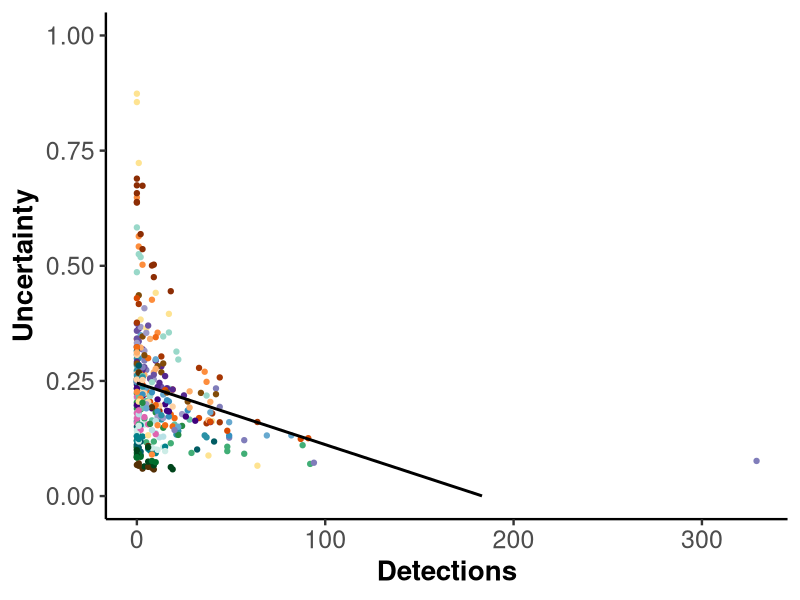
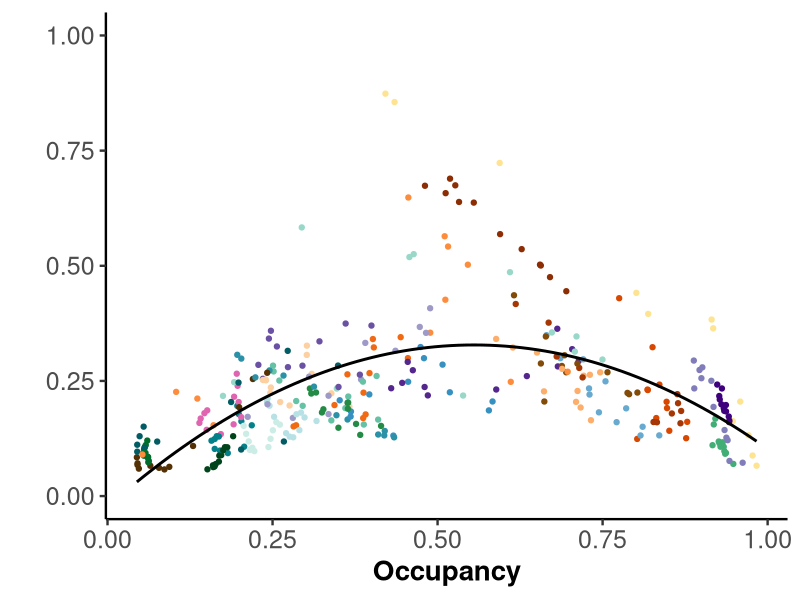
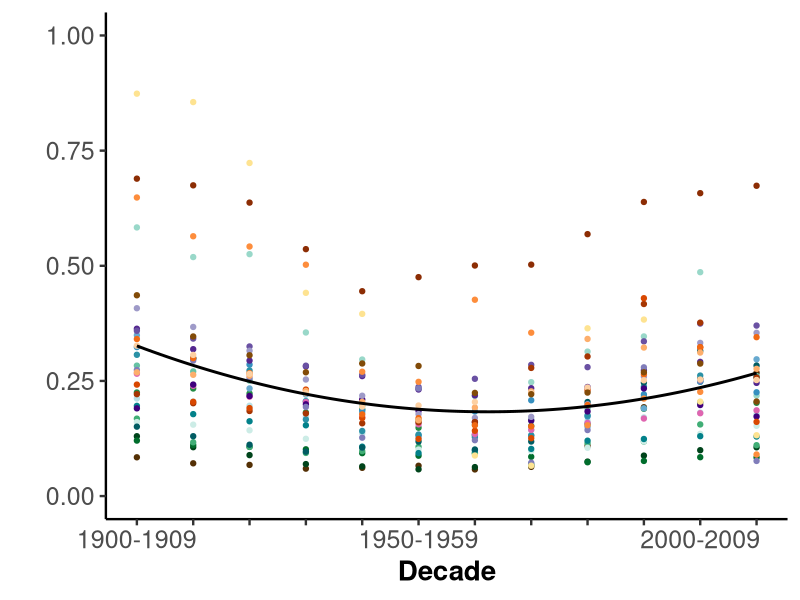
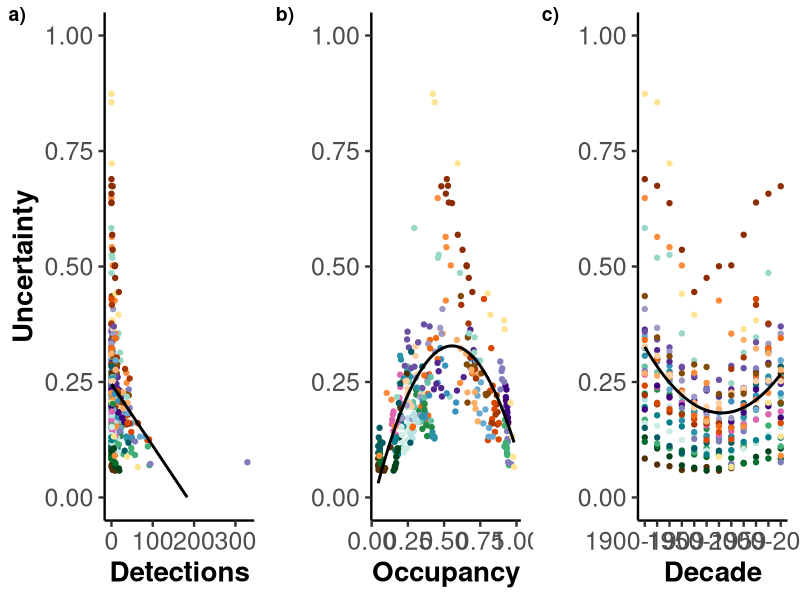

Generate these figures, in order, with R:
## ---- chunk 1
knitr::opts_chunk$set(echo = TRUE)
## ---- chunk 2
library(ggplot2)
library(cowplot)
## ---- chunk 3
df <- read.csv("../data/ci_decades.csv", sep=",", header = TRUE)
## ---- chunk 4
(Obs<- ggplot(aes(y=SD.breadth, x=Detections, color=Species), data = df)+ 
   geom_point() +
   scale_color_manual(values = c("#543005", "#00441B", "#006D2C", "#238B45", 
                                 "#41AE76", "#66C2A4", "#99D8C9", "#CCECE6", 
                                 "#B8E1E6", "#67A9CF", "#3690C0", "#2A91A6", 
                                 "#02818A", "#015C63", "#DF65B0", "#3F007D",
                                 "#54278F", "#6A51A3", "#807DBA", "#9E9AC8",
                                 "#FEE391", "#8C2D04", "#A63603", "#D94801",
                                 "#F16913", "#FD8D3C", "#FDAE6B", "#FDD0A2",
                                 "#824B08")) +
   geom_smooth(method="lm", se = FALSE, colour = "black") +
   theme_classic(base_size = 18) +
   ylim(0,1)+
   ylab("Uncertainty") +
   xlab("Detections") + 
   theme(legend.title = element_blank(),
         legend.position = "none",
         legend.text = element_text(face = "italic"), 
         panel.border = element_blank(),
         panel.grid.major = element_blank(),
         panel.grid.minor = element_blank(),
         # Change axis line
         axis.line = element_line(colour = "black"),
         #legend.position = "none",
         axis.text=element_text(size=18),
         axis.title=element_text(size=20,face="bold")) +
   guides(fill=guide_legend(keywidth=0.4,
         keyheight=0.1,
         default.unit="inch")
 ))
## ---- chunk 5
(Occ<- ggplot(aes(y=SD.breadth, x=Mean.occupancy, color=Species), data = df)+ 
   geom_point() +
   scale_color_manual(values = c("#543005", "#00441B", "#006D2C", "#238B45", 
                                 "#41AE76", "#66C2A4", "#99D8C9", "#CCECE6", 
                                 "#B8E1E6", "#67A9CF", "#3690C0", "#2A91A6", 
                                 "#02818A", "#015C63", "#DF65B0", "#3F007D",
                                 "#54278F", "#6A51A3", "#807DBA", "#9E9AC8",
                                 "#FEE391", "#8C2D04", "#A63603", "#D94801",
                                 "#F16913", "#FD8D3C", "#FDAE6B", "#FDD0A2",
                                 "#824B08")) +
   geom_smooth(colour = "black", method = lm, formula = y ~ x + I(x^2), se = FALSE) +
   theme_classic(base_size = 18) +
   ylim(0,1)+
   ylab("") +
   xlab("Occupancy") + 
   theme(legend.title = element_blank(),
         legend.position = "none",
         legend.text = element_text(face = "italic"), 
         panel.border = element_blank(),
         panel.grid.major = element_blank(),
         panel.grid.minor = element_blank(),
         # Change axis line
         axis.line = element_line(colour = "black"),
         #legend.position = "none",
         axis.text=element_text(size=18),
         axis.title=element_text(size=20,face="bold")) +
   guides(fill=guide_legend(keywidth=0.4,
         keyheight=0.1,
         default.unit="inch")
 ))
## ---- chunk 6
(tp<- ggplot(aes(y=SD.breadth, x=Decade, color=Species), data = df)+ 
   geom_point() +
   scale_color_manual(values = c("#543005", "#00441B", "#006D2C", "#238B45", 
                                 "#41AE76", "#66C2A4", "#99D8C9", "#CCECE6", 
                                 "#B8E1E6", "#67A9CF", "#3690C0", "#2A91A6", 
                                 "#02818A", "#015C63", "#DF65B0", "#3F007D",
                                 "#54278F", "#6A51A3", "#807DBA", "#9E9AC8",
                                 "#FEE391", "#8C2D04", "#A63603", "#D94801",
                                 "#F16913", "#FD8D3C", "#FDAE6B", "#FDD0A2",
                                 "#824B08")) +
   geom_smooth(colour = "black", method = lm, formula = y ~ x + I(x^2), se = FALSE) +
   theme_classic(base_size = 18) +
   ylim(0,1)+
   ylab("") +
   xlab("Decade") + 
   scale_x_continuous(breaks = seq(1, 12, by = 1), labels=c("1" = "1900-1909", "2" = "", "3" = "", "4" = "", "5" = "", "6" = "1950-1959", "7" = "", "8" = "", "9" = "", "10" = "", "11" = "2000-2009", "12" = "" )) +
   theme(legend.title = element_blank(),
         legend.text = element_text(face = "italic"), 
         panel.border = element_blank(),
         panel.grid.major = element_blank(),
         panel.grid.minor = element_blank(),
         # Change axis line
         axis.line = element_line(colour = "black"),
         legend.position = "none",
         axis.text=element_text(size=18),
         axis.title=element_text(size=20,face="bold")) +
   guides(fill=guide_legend(keywidth=0.4,
         keyheight=0.1,
         default.unit="inch")
 ))
## ---- chunk 7
png("Fig3.png", width = 1100, height = 350)
plot_grid(Obs, Occ, tp, ncol=3, align="v", labels = c("a)", "b)", "c)"))
dev.off()
## ---- chunk 8
Occ_lin  <- lm(SD.breadth ~ Detections + factor(Species), data=df)
Occ_2 <- lm(SD.breadth~poly(Detections,2,raw=TRUE) + factor(Species), data=df)

AIC(Occ_lin, Occ_2)

summary(Occ_lin)
## ---- chunk 9
Occ_lin  <- lm(SD.breadth ~ Mean.occupancy + factor(Species), data=df)
Occ_2 <- lm(SD.breadth~poly(Mean.occupancy,2,raw=TRUE) + factor(Species), data=df)

AIC(Occ_lin, Occ_2)

summary(Occ_lin)
summary(Occ_2)
## ---- chunk 10
Occ_lin  <- lm(SD.breadth ~ Decade + factor(Species), data=df)
Occ_2 <- lm(SD.breadth~poly(Decade,2,raw=TRUE) + factor(Species), data=df)

AIC(Occ_lin, Occ_2)

summary(Occ_2)
